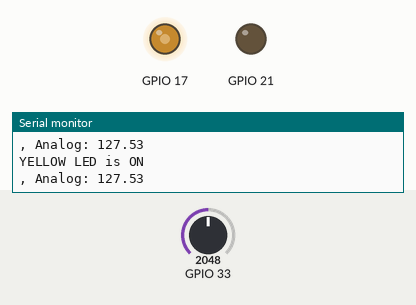
Simulated run of this sketch. Board: ESP32. On the bench: output pins drawn as LEDs (lit = HIGH), the last lines printed to the serial monitor. Inputs (shaded band) come from the test bench; at power-on: GPIO 33 = 2048.

Above: at 1.8 s.
1.9 s: GPIO 33 set to 1996
At 3.0 s:
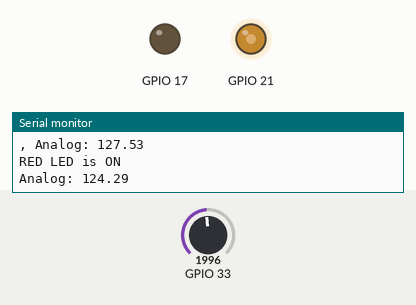
3.5 s: GPIO 33 set to 2866
At 4.5 s:
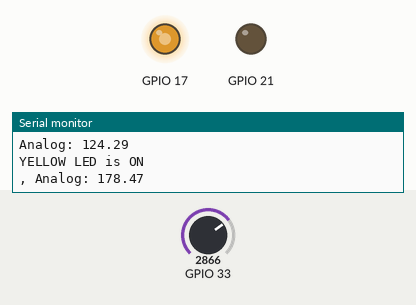
5.5 s: GPIO 33 set to 3603
At 7.2 s:
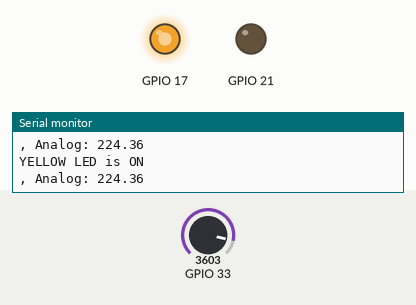
7.5 s: GPIO 33 set to 491
At 8.8 s:
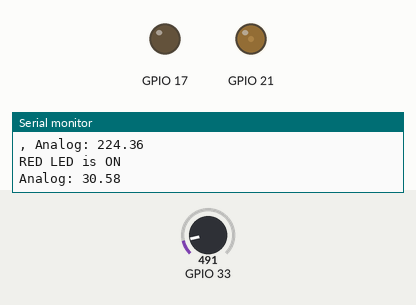
9.5 s: GPIO 33 set to 0
At 10.4 s:
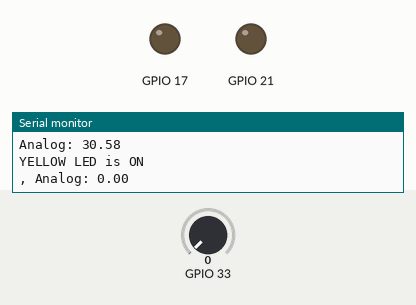
Timing chart, 0 to 12.5 s (numbered marks = the images above; inputs shaded):
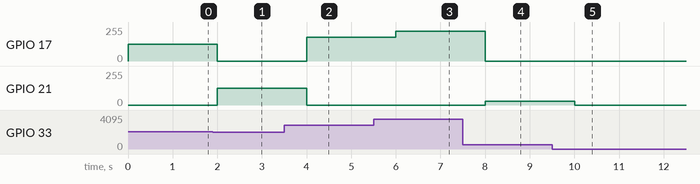

Measured:
- the behaviour switches between 2040 and 2039 on GPIO 33 (found by bisection; images 0 and 1)
- after the input at 1.9 s, GPIO 17: 127/255 → 0/255 after 0.10 s; GPIO 21: 0/255 → 124/255 after 0.10 s
- after the input at 3.5 s, GPIO 17: 0/255 → 178/255 after 0.50 s; GPIO 21: 124/255 → 0/255 after 0.50 s
- after the input at 5.5 s, GPIO 17: 178/255 → 224/255 after 0.50 s
- after the input at 7.5 s, GPIO 17: 224/255 → 0/255 after 0.50 s; GPIO 21: 0/255 → 30/255 after 0.50 s
- after the input at 9.5 s, GPIO 21: 30/255 → 0/255 after 0.50 s

The sketch:

ESP32_POTENTIOMETER_VARY_BRIGHTNESS.ino
```cpp
float floatMap(float x, float in_min, float in_max, float out_min, float out_max);
void setup() {
  // put your setup code here, to run once:
  Serial.begin(9600);
  pinMode(33, INPUT);
  pinMode(21,OUTPUT);
  pinMode(17, OUTPUT);
}

void loop() {
  // put your main code here, to run repeatedly:
  int analogValue = analogRead(33);
  // Rescale to potentiometer's voltage (from 0V to 255):
  float brightness = floatMap(analogValue,0,4095,0,255);
  if(brightness >0 && brightness < 255/2){
    // light the red LED
    Serial.println("RED LED is ON");
    Serial.print("Analog: ");
    Serial.println(brightness);
    analogWrite(21, brightness);
    analogWrite(17,0);
  }else{
    Serial.println("YELLOW LED is ON");
    analogWrite(21, 0);
    analogWrite(17, brightness);
    Serial.print(", Analog: ");
    Serial.println(brightness);
  }
  delay(1000);
}
float floatMap(float x, float in_min, float in_max, float out_min, float out_max) {
  return (x - in_min) * (out_max - out_min) / (in_max - in_min) + out_min;
}
```
